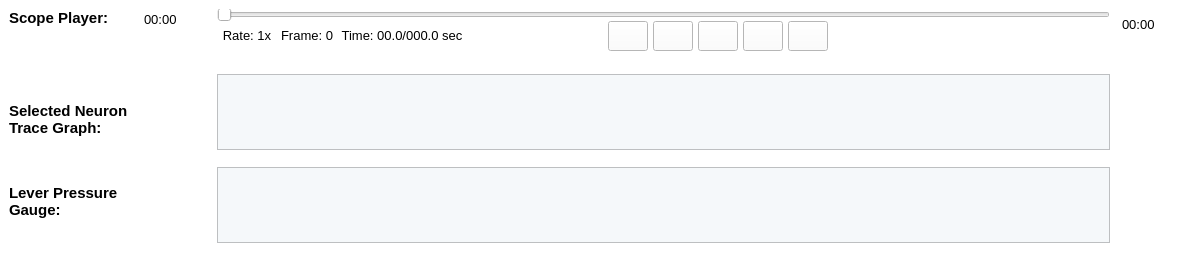
                 <widget class="QWidget" name="widget_92" native="true">
                  <property name="minimumSize">
                   <size>
                    <width>1202</width>
                    <height>260</height>
                   </size>
                  </property>
                  <property name="maximumSize">
                   <size>
                    <width>1550</width>
                    <height>260</height>
                   </size>
                  </property>
                  <property name="styleSheet">
                   <string notr="true">border-color: rgb(0, 0, 0);</string>
                  </property>
                  <layout class="QGridLayout" name="gridLayout_9">
                   <property name="leftMargin">
                    <number>0</number>
                   </property>
                   <property name="topMargin">
                    <number>0</number>
                   </property>
                   <property name="rightMargin">
                    <number>0</number>
                   </property>
                   <property name="bottomMargin">
                    <number>0</number>
                   </property>
                   <property name="spacing">
                    <number>0</number>
                   </property>
                   <item row="0" column="0">
                    <widget class="QWidget" name="widget_94" native="true">
                     <property name="minimumSize">
                      <size>
                       <width>217</width>
                       <height>260</height>
                      </size>
                     </property>
                     <property name="maximumSize">
                      <size>
                       <width>217</width>
                       <height>260</height>
                      </size>
                     </property>
                     <property name="styleSheet">
                      <string notr="true">background-color: rgb(255, 255, 255);
border-color: rgb(0, 0, 0);</string>
                     </property>
                     <layout class="QGridLayout" name="gridLayout_26">
                      <item row="0" column="0">
                       <layout class="QGridLayout" name="gridLayout_27">
                        <item row="0" column="0" rowspan="2">
                         <layout class="QVBoxLayout" name="verticalLayout_8">
                          <item>
                           <widget class="QLabel" name="label_180">
                            <property name="font">
                             <font>
                              <pointsize>11</pointsize>
                              <weight>75</weight>
                              <bold>true</bold>
                             </font>
                            </property>
                            <property name="text">
                             <string>Scope Player:</string>
                            </property>
                            <property name="alignment">
                             <set>Qt::AlignLeading|Qt::AlignLeft|Qt::AlignTop</set>
                            </property>
                           </widget>
                          </item>
                          <item>
                           <spacer name="verticalSpacer_19">
                            <property name="orientation">
                             <enum>Qt::Vertical</enum>
                            </property>
                            <property name="sizeType">
                             <enum>QSizePolicy::Fixed</enum>
                            </property>
                            <property name="sizeHint" stdset="0">
                             <size>
                              <width>20</width>
                              <height>40</height>
                             </size>
                            </property>
                           </spacer>
                          </item>
                          <item>
                           <widget class="QLabel" name="label_181">
                            <property name="font">
                             <font>
                              <pointsize>11</pointsize>
                              <weight>75</weight>
                              <bold>true</bold>
                             </font>
                            </property>
                            <property name="text">
                             <string>Selected Neuron
Trace Graph: </string>
                            </property>
                            <property name="alignment">
                             <set>Qt::AlignLeading|Qt::AlignLeft|Qt::AlignTop</set>
                            </property>
                           </widget>
                          </item>
                          <item>
                           <spacer name="verticalSpacer_20">
                            <property name="orientation">
                             <enum>Qt::Vertical</enum>
                            </property>
                            <property name="sizeType">
                             <enum>QSizePolicy::Fixed</enum>
                            </property>
                            <property name="sizeHint" stdset="0">
                             <size>
                              <width>20</width>
                              <height>30</height>
                             </size>
                            </property>
                           </spacer>
                          </item>
                          <item>
                           <widget class="QLabel" name="label_182">
                            <property name="font">
                             <font>
                              <pointsize>11</pointsize>
                              <weight>75</weight>
                              <bold>true</bold>
                             </font>
                            </property>
                            <property name="text">
                             <string>Lever Pressure
Gauge: </string>
                            </property>
                            <property name="alignment">
                             <set>Qt::AlignLeading|Qt::AlignLeft|Qt::AlignTop</set>
                            </property>
                           </widget>
                          </item>
                         </layout>
                        </item>
                        <item row="0" column="1">
                         <spacer name="horizontalSpacer_10">
                          <property name="orientation">
                           <enum>Qt::Horizontal</enum>
                          </property>
                          <property name="sizeType">
                           <enum>QSizePolicy::Fixed</enum>
                          </property>
                          <property name="sizeHint" stdset="0">
                           <size>
                            <width>10</width>
                            <height>20</height>
                           </size>
                          </property>
                         </spacer>
                        </item>
                        <item row="0" column="2">
                         <widget class="QLabel" name="label_213">
                          <property name="font">
                           <font>
                            <pointsize>10</pointsize>
                           </font>
                          </property>
                          <property name="text">
                           <string>00:00</string>
                          </property>
                         </widget>
                        </item>
                        <item row="1" column="2">
                         <spacer name="verticalSpacer_21">
                          <property name="orientation">
                           <enum>Qt::Vertical</enum>
                          </property>
                          <property name="sizeType">
                           <enum>QSizePolicy::Fixed</enum>
                          </property>
                          <property name="sizeHint" stdset="0">
                           <size>
                            <width>20</width>
                            <height>200</height>
                           </size>
                          </property>
                         </spacer>
                        </item>
                       </layout>
                      </item>
                      <item row="1" column="0">
                       <spacer name="verticalSpacer_22">
                        <property name="orientation">
                         <enum>Qt::Vertical</enum>
                        </property>
                        <property name="sizeType">
                         <enum>QSizePolicy::Fixed</enum>
                        </property>
                        <property name="sizeHint" stdset="0">
                         <size>
                          <width>20</width>
                          <height>20</height>
                         </size>
                        </property>
                       </spacer>
                      </item>
                     </layout>
                    </widget>
                   </item>
                   <item row="0" column="1">
                    <widget class="QWidget" name="widget_97" native="true">
                     <property name="sizePolicy">
                      <sizepolicy hsizetype="Expanding" vsizetype="Expanding">
                       <horstretch>0</horstretch>
                       <verstretch>0</verstretch>
                      </sizepolicy>
                     </property>
                     <property name="minimumSize">
                      <size>
                       <width>890</width>
                       <height>260</height>
                      </size>
                     </property>
                     <property name="maximumSize">
                      <size>
                       <width>1241</width>
                       <height>260</height>
                      </size>
                     </property>
                     <property name="styleSheet">
                      <string notr="true">border-color: rgb(0, 0, 0);
background-color: rgb(255, 255, 255);</string>
                     </property>
                     <layout class="QGridLayout" name="gridLayout_22">
                      <property name="leftMargin">
                       <number>0</number>
                      </property>
                      <property name="rightMargin">
                       <number>0</number>
                      </property>
                      <property name="bottomMargin">
                       <number>0</number>
                      </property>
                      <property name="spacing">
                       <number>0</number>
                      </property>
                      <item row="0" column="0">
                       <layout class="QGridLayout" name="gridLayout_23" columnstretch="0,0,0,1,0,2">
                        <item row="0" column="0" colspan="6">
                         <widget class="QSlider" name="horizontalSlider_12">
                          <property name="sizePolicy">
                           <sizepolicy hsizetype="Preferred" vsizetype="Fixed">
                            <horstretch>0</horstretch>
                            <verstretch>0</verstretch>
                           </sizepolicy>
                          </property>
                          <property name="minimumSize">
                           <size>
                            <width>890</width>
                            <height>12</height>
                           </size>
                          </property>
                          <property name="maximumSize">
                           <size>
                            <width>1241</width>
                            <height>12</height>
                           </size>
                          </property>
                          <property name="orientation">
                           <enum>Qt::Horizontal</enum>
                          </property>
                         </widget>
                        </item>
                        <item row="1" column="0">
                         <widget class="QLabel" name="label_178">
                          <property name="sizePolicy">
                           <sizepolicy hsizetype="Fixed" vsizetype="Fixed">
                            <horstretch>0</horstretch>
                            <verstretch>0</verstretch>
                           </sizepolicy>
                          </property>
                          <property name="minimumSize">
                           <size>
                            <width>60</width>
                            <height>0</height>
                           </size>
                          </property>
                          <property name="font">
                           <font>
                            <pointsize>10</pointsize>
                           </font>
                          </property>
                          <property name="text">
                           <string>Rate: 1x</string>
                          </property>
                          <property name="alignment">
                           <set>Qt::AlignCenter</set>
                          </property>
                         </widget>
                        </item>
                        <item row="1" column="1">
                         <widget class="QLabel" name="label_211">
                          <property name="sizePolicy">
                           <sizepolicy hsizetype="Fixed" vsizetype="Fixed">
                            <horstretch>0</horstretch>
                            <verstretch>0</verstretch>
                           </sizepolicy>
                          </property>
                          <property name="minimumSize">
                           <size>
                            <width>60</width>
                            <height>0</height>
                           </size>
                          </property>
                          <property name="font">
                           <font>
                            <pointsize>10</pointsize>
                           </font>
                          </property>
                          <property name="text">
                           <string>Frame: 0</string>
                          </property>
                          <property name="alignment">
                           <set>Qt::AlignCenter</set>
                          </property>
                         </widget>
                        </item>
                        <item row="1" column="2">
                         <widget class="QLabel" name="label_179">
                          <property name="sizePolicy">
                           <sizepolicy hsizetype="Fixed" vsizetype="Fixed">
                            <horstretch>0</horstretch>
                            <verstretch>0</verstretch>
                           </sizepolicy>
                          </property>
                          <property name="minimumSize">
                           <size>
                            <width>130</width>
                            <height>0</height>
                           </size>
                          </property>
                          <property name="font">
                           <font>
                            <pointsize>10</pointsize>
                           </font>
                          </property>
                          <property name="text">
                           <string>Time: 00.0/000.0 sec</string>
                          </property>
                          <property name="alignment">
                           <set>Qt::AlignCenter</set>
                          </property>
                         </widget>
                        </item>
                        <item row="1" column="3">
                         <spacer name="horizontalSpacer_52">
                          <property name="orientation">
                           <enum>Qt::Horizontal</enum>
                          </property>
                          <property name="sizeHint" stdset="0">
                           <size>
                            <width>40</width>
                            <height>20</height>
                           </size>
                          </property>
                         </spacer>
                        </item>
                        <item row="1" column="4">
                         <layout class="QGridLayout" name="gridLayout_24">
                          <property name="horizontalSpacing">
                           <number>5</number>
                          </property>
                          <property name="verticalSpacing">
                           <number>0</number>
                          </property>
                          <item row="0" column="0">
                           <widget class="QPushButton" name="pushButton_10">
                            <property name="sizePolicy">
                             <sizepolicy hsizetype="Fixed" vsizetype="Fixed">
                              <horstretch>0</horstretch>
                              <verstretch>0</verstretch>
                             </sizepolicy>
                            </property>
                            <property name="minimumSize">
                             <size>
                              <width>40</width>
                              <height>30</height>
                             </size>
                            </property>
                            <property name="maximumSize">
                             <size>
                              <width>40</width>
                              <height>30</height>
                             </size>
                            </property>
                            <property name="font">
                             <font>
                              <pointsize>10</pointsize>
                             </font>
                            </property>
                            <property name="styleSheet">
                             <string notr="true">border-image: url(:/media/previous.png);</string>
                            </property>
                            <property name="text">
                             <string/>
                            </property>
                           </widget>
                          </item>
                          <item row="0" column="1">
                           <widget class="QPushButton" name="pushButton_11">
                            <property name="sizePolicy">
                             <sizepolicy hsizetype="Fixed" vsizetype="Fixed">
                              <horstretch>0</horstretch>
                              <verstretch>0</verstretch>
                             </sizepolicy>
                            </property>
                            <property name="minimumSize">
                             <size>
                              <width>40</width>
                              <height>30</height>
                             </size>
                            </property>
                            <property name="maximumSize">
                             <size>
                              <width>40</width>
                              <height>30</height>
                             </size>
                            </property>
                            <property name="font">
                             <font>
                              <pointsize>10</pointsize>
                             </font>
                            </property>
                            <property name="styleSheet">
                             <string notr="true">border-image: url(:/media/rw.png);</string>
                            </property>
                            <property name="text">
                             <string/>
                            </property>
                           </widget>
                          </item>
                          <item row="0" column="2">
                           <widget class="QPushButton" name="pushButton_12">
                            <property name="sizePolicy">
                             <sizepolicy hsizetype="Fixed" vsizetype="Fixed">
                              <horstretch>0</horstretch>
                              <verstretch>0</verstretch>
                             </sizepolicy>
                            </property>
                            <property name="minimumSize">
                             <size>
                              <width>40</width>
                              <height>30</height>
                             </size>
                            </property>
                            <property name="maximumSize">
                             <size>
                              <width>40</width>
                              <height>30</height>
                             </size>
                            </property>
                            <property name="font">
                             <font>
                              <pointsize>10</pointsize>
                             </font>
                            </property>
                            <property name="styleSheet">
                             <string notr="true">border-image: url(:/media/play.png);
</string>
                            </property>
                            <property name="text">
                             <string/>
                            </property>
                           </widget>
                          </item>
                          <item row="0" column="3">
                           <widget class="QPushButton" name="pushButton_13">
                            <property name="sizePolicy">
                             <sizepolicy hsizetype="Fixed" vsizetype="Fixed">
                              <horstretch>0</horstretch>
                              <verstretch>0</verstretch>
                             </sizepolicy>
                            </property>
                            <property name="minimumSize">
                             <size>
                              <width>40</width>
                              <height>30</height>
                             </size>
                            </property>
                            <property name="maximumSize">
                             <size>
                              <width>40</width>
                              <height>30</height>
                             </size>
                            </property>
                            <property name="font">
                             <font>
                              <pointsize>10</pointsize>
                             </font>
                            </property>
                            <property name="styleSheet">
                             <string notr="true">border-image: url(:/media/ff.png);
</string>
                            </property>
                            <property name="text">
                             <string/>
                            </property>
                           </widget>
                          </item>
                          <item row="0" column="4">
                           <widget class="QPushButton" name="pushButton_70">
                            <property name="sizePolicy">
                             <sizepolicy hsizetype="Fixed" vsizetype="Fixed">
                              <horstretch>0</horstretch>
                              <verstretch>0</verstretch>
                             </sizepolicy>
                            </property>
                            <property name="minimumSize">
                             <size>
                              <width>40</width>
                              <height>30</height>
                             </size>
                            </property>
                            <property name="maximumSize">
                             <size>
                              <width>40</width>
                              <height>30</height>
                             </size>
                            </property>
                            <property name="font">
                             <font>
                              <pointsize>10</pointsize>
                             </font>
                            </property>
                            <property name="styleSheet">
                             <string notr="true">border-image: url(:/media/next.png);</string>
                            </property>
                            <property name="text">
                             <string/>
                            </property>
                           </widget>
                          </item>
                         </layout>
                        </item>
                        <item row="1" column="5">
                         <spacer name="horizontalSpacer_53">
                          <property name="orientation">
                           <enum>Qt::Horizontal</enum>
                          </property>
                          <property name="sizeHint" stdset="0">
                           <size>
                            <width>380</width>
                            <height>17</height>
                           </size>
                          </property>
                         </spacer>
                        </item>
                       </layout>
                      </item>
                      <item row="1" column="0">
                       <spacer name="verticalSpacer_33">
                        <property name="orientation">
                         <enum>Qt::Vertical</enum>
                        </property>
                        <property name="sizeType">
                         <enum>QSizePolicy::Fixed</enum>
                        </property>
                        <property name="sizeHint" stdset="0">
                         <size>
                          <width>17</width>
                          <height>23</height>
                         </size>
                        </property>
                       </spacer>
                      </item>
                      <item row="2" column="0">
                       <widget class="QGraphicsView" name="OffSelectTraceView_3">
                        <property name="minimumSize">
                         <size>
                          <width>890</width>
                          <height>62</height>
                         </size>
                        </property>
                        <property name="styleSheet">
                         <string notr="true">background-color: rgb(245, 248, 250);</string>
                        </property>
                       </widget>
                      </item>
                      <item row="3" column="0">
                       <spacer name="verticalSpacer_34">
                        <property name="orientation">
                         <enum>Qt::Vertical</enum>
                        </property>
                        <property name="sizeType">
                         <enum>QSizePolicy::Fixed</enum>
                        </property>
                        <property name="sizeHint" stdset="0">
                         <size>
                          <width>17</width>
                          <height>17</height>
                         </size>
                        </property>
                       </spacer>
                      </item>
                      <item row="4" column="0">
                       <widget class="QGraphicsView" name="OffLeverPressueViewLarge_3">
                        <property name="minimumSize">
                         <size>
                          <width>890</width>
                          <height>62</height>
                         </size>
                        </property>
                        <property name="styleSheet">
                         <string notr="true">background-color: rgb(245, 248, 250);</string>
                        </property>
                       </widget>
                      </item>
                      <item row="5" column="0">
                       <spacer name="verticalSpacer_17">
                        <property name="orientation">
                         <enum>Qt::Vertical</enum>
                        </property>
                        <property name="sizeType">
                         <enum>QSizePolicy::Fixed</enum>
                        </property>
                        <property name="sizeHint" stdset="0">
                         <size>
                          <width>17</width>
                          <height>17</height>
                         </size>
                        </property>
                       </spacer>
                      </item>
                     </layout>
                    </widget>
                   </item>
                   <item row="0" column="2">
                    <widget class="QWidget" name="widget_96" native="true">
                     <property name="sizePolicy">
                      <sizepolicy hsizetype="Fixed" vsizetype="Fixed">
                       <horstretch>0</horstretch>
                       <verstretch>0</verstretch>
                      </sizepolicy>
                     </property>
                     <property name="minimumSize">
                      <size>
                       <width>92</width>
                       <height>260</height>
                      </size>
                     </property>
                     <property name="maximumSize">
                      <size>
                       <width>92</width>
                       <height>260</height>
                      </size>
                     </property>
                     <property name="styleSheet">
                      <string notr="true">background-color: rgb(255, 255, 255);
border-color: rgb(0, 0, 0);</string>
                     </property>
                     <layout class="QGridLayout" name="gridLayout_25">
                      <item row="0" column="0">
                       <widget class="QLabel" name="label_212">
                        <property name="sizePolicy">
                         <sizepolicy hsizetype="Fixed" vsizetype="Fixed">
                          <horstretch>0</horstretch>
                          <verstretch>0</verstretch>
                         </sizepolicy>
                        </property>
                        <property name="font">
                         <font>
                          <pointsize>10</pointsize>
                         </font>
                        </property>
                        <property name="text">
                         <string>00:00</string>
                        </property>
                       </widget>
                      </item>
                      <item row="0" column="1">
                       <spacer name="horizontalSpacer_9">
                        <property name="orientation">
                         <enum>Qt::Horizontal</enum>
                        </property>
                        <property name="sizeType">
                         <enum>QSizePolicy::Fixed</enum>
                        </property>
                        <property name="sizeHint" stdset="0">
                         <size>
                          <width>34</width>
                          <height>20</height>
                         </size>
                        </property>
                       </spacer>
                      </item>
                      <item row="1" column="0">
                       <spacer name="verticalSpacer_18">
                        <property name="orientation">
                         <enum>Qt::Vertical</enum>
                        </property>
                        <property name="sizeType">
                         <enum>QSizePolicy::Fixed</enum>
                        </property>
                        <property name="sizeHint" stdset="0">
                         <size>
                          <width>20</width>
                          <height>210</height>
                         </size>
                        </property>
                       </spacer>
                      </item>
                     </layout>
                    </widget>
                   </item>
                  </layout>
                 </widget>
